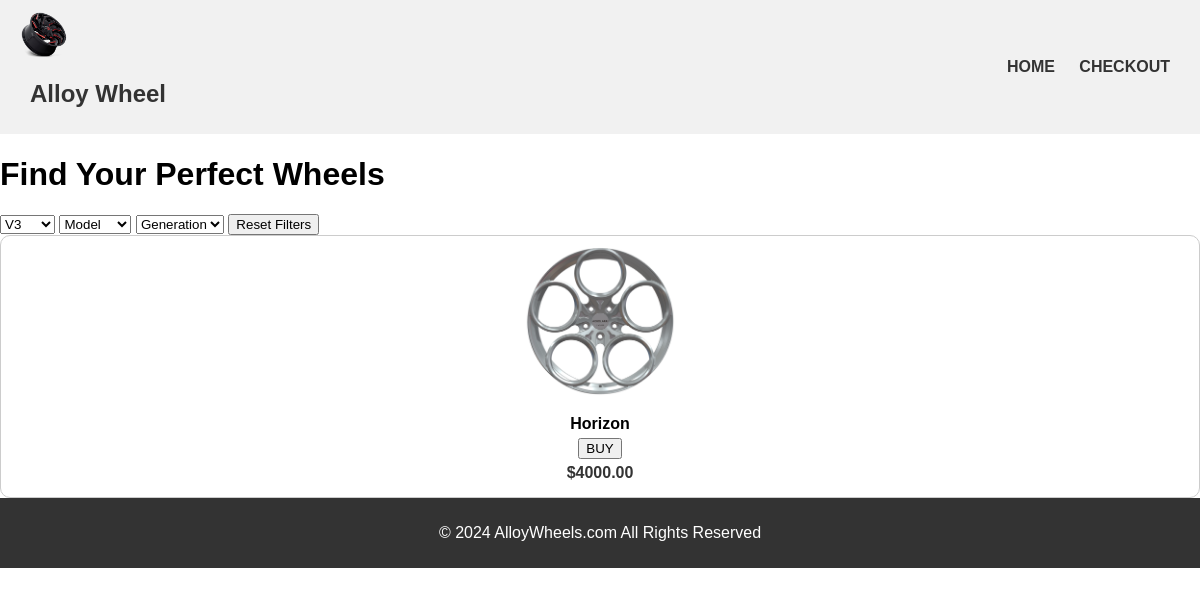
Page /products.php?make=V3 on the committed database.
### tables this page shows
CREATE TABLE `alloy_wheels` (
  `id` int(6) UNSIGNED NOT NULL,
  `name` varchar(100) NOT NULL,
  `make` varchar(50) NOT NULL,
  `model` varchar(50) NOT NULL,
  `generation` varchar(50) NOT NULL,
  `size` varchar(20) NOT NULL,
  `prize` decimal(10,2) DEFAULT NULL,
  `description` text DEFAULT NULL,
  `quantity` int(11) DEFAULT NULL
);

### products.php (the view, shortened to what this page needs)
<!DOCTYPE html>
<html lang="en">
<head>
  <link rel="stylesheet" href="style.css">
</head>
<body>
  <?php include('db_conn.php'); ?>
  <header class="header">
    <div class="logo">
      <img src="images/logo.jpg" alt="Alloy Wheel Logo">
      <h1>Alloy Wheel</h1>
    </div>
    <nav>
    <nav>
      <a href="HOME.php">HOME</a>
      <a href="checkout.php">CHECKOUT</a>
    </nav>
    </nav>
  </header>
  <div class="search-bar">
    <h1>Find Your Perfect Wheels</h1>
    <form id="filterForm" method="GET">
      <div class="filter-options">
        <select name="make" title="Select Make" onchange="document.getElementById('filterForm').submit();">
          <?php
          $makeQuery = "SELECT DISTINCT make FROM alloy_wheels";
          $makeResult = mysqli_query($dbc, $makeQuery);
          if ($makeResult) {
            while ($row = mysqli_fetch_assoc($makeResult)) {
              $selected = ($_GET['make'] ?? '') == $row['make'] ? 'selected' : '';
              echo "<option value='{$row['make']}' {$selected}>{$row['make']}</option>";
            }
          } else {
            echo "<option value=''>Error Loading Data</option>";
          }
          ?>
        </select>
        <select name="model" title="Select Model" onchange="document.getElementById('filterForm').submit();">
          <option value="">Model</option>
        </select>
        <select name="generation" title="Select Generation" onchange="document.getElementById('filterForm').submit();">
          <option value="">Generation</option>
        </select>
        <button type="button" onclick="window.location.href='products.php';">Reset Filters</button>
      </div>
    </form>
  </div>
  <main class="products">
    <?php
    $conditions = [];
    if (!empty($_GET['make'])) {
      $make = mysqli_real_escape_string($dbc, $_GET['make']);
      $conditions[] = "make = '$make'";
    }
    $query = "SELECT * FROM alloy_wheels";
    if (count($conditions) > 0) {
      $query .= " WHERE " . implode(" AND ", $conditions);
    }
    $result = mysqli_query($dbc, $query);
    if ($result && mysqli_num_rows($result) > 0) {
      while ($row = mysqli_fetch_assoc($result)) {
        $name = $row['name'];
        $prize = $row['prize'];
        echo "
          <div class='product'>
            <img src='images/{$name}.jpg' alt='{$name}' title='{$name}'>
            <p><strong>{$name}</strong></p>
            <div class='product-footer'>
              <button type='button'>BUY</button>
              <p class='price'>\${$prize}</p>
            </div>
          </div>
        ";
      }
    } else {
      echo "<p>No products found. Please adjust your filters.</p>";
    }
    ?>
  </main>
  <footer class="footer">
    <p>© 2024 AlloyWheels.com All Rights Reserved</p>
  </footer>
</body>
</html>

### style.css (style rules this page uses)
body { font-family: Arial, sans-serif; margin: 0; padding: 0; }
.header { display: flex; justify-content: space-between; align-items: center; padding: 10px 20px; background-color: #f1f1f1; }
.header img { height: 50px; }
.header h1 { font-size: 24px; color: #333; margin-left: 10px; }
.header nav a { margin: 0 10px; text-decoration: none; color: #333; font-weight: bold; }
.product { border: 1px solid #ccc; padding: 10px; border-radius: 10px; text-align: center; }
.product img { max-width: 100%; height: 150px; margin-bottom: 10px; }
.product p { margin: 5px 0; }
.product .price { color: #333; font-weight: bold; }
.footer { text-align: center; padding: 10px; background-color: #333; color: white; }

### rows in the picture
alloy_wheels: name (picture), name "Horizon", prize "4000.00"

### other values in the picture
form field make "V3"
